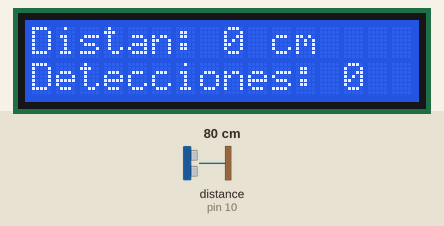
This sketch was run on a simulated Arduino Uno, built with avr-gcc and run on an emulated ATmega328P. Shown: 16×2 character LCD. Inputs (shaded band) come from the test bench; at power-on: distance to the obstacle (sensor on pin 10) 80 cm. The echo pulse lasts 58.3 µs per cm.

Above: at 0.2 s.
At 1.3 s:
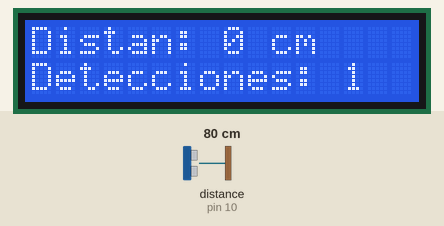

The sketch:

sensor_distancia.ino
```cpp
//#define DEBUG

#include <NewPing.h>
#include <LiquidCrystal.h>

struct Timer {

    uint16_t interval;
    uint32_t last_execution;

};

uint8_t TRIGGER_PIN = 9;
uint8_t ECHO_PIN = 10;
uint8_t MAXDISTANCE = 200;
uint16_t CONT = 0;
uint32_t time;

bool detected = false;
bool counted = false;

NewPing sensor(TRIGGER_PIN, ECHO_PIN, MAXDISTANCE);
LiquidCrystal lcd(7, 6, 5, 4, 3, 2);
Timer lcdPrint;
Timer detection;
Timer lastDetection;

void setup() {

    lcdPrint.interval = 1000;
    detection.interval = 100;
    lastDetection.interval = 50;

    #ifdef DEBUG
    Serial.begin(9600);
    #endif

    lcd.begin(16, 2);

    lcd.clear();
    lcd.setCursor(0, 0);
    lcd.print("Distan: ");
    lcd.setCursor(0, 1);
    lcd.print("Detecciones: ");
}

void loop() {

    time = millis();

    uint16_t distancia;

    if (time >= detection.last_execution + detection.interval) {

        distancia = sensor.ping_cm();

        if (distancia <= MAXDISTANCE && distancia > 0 && !counted) {

            if (detected) {

                CONT++;
                counted = true;

            } else {

                detected = true;
            }

            lastDetection.last_execution = time;
        } else if (time >= lastDetection.last_execution + lastDetection.interval && distancia == 0) {

            counted = false;
            detected = false;
        }

        Serial.print("Distancia: ");
        Serial.print(distancia);
        Serial.println("cm");

        detection.last_execution = time;
    }

    if (time >= lcdPrint.last_execution + lcdPrint.interval || (detected && !counted)) {

        String lineOne = (String) distancia;
        lineOne.concat(" cm      ");

        String lineTwo = (String) CONT;
        lineTwo.concat("       ");

        lcd.setCursor(8, 0);
        lcd.print(lineOne);
        lcd.setCursor(13, 1);
        lcd.print(lineTwo);

        lcdPrint.last_execution = time;
    }
}
```

Measured:
- what the display in image 0 shows lasts 1.1 s, from 0.1 s to 1.2 s
